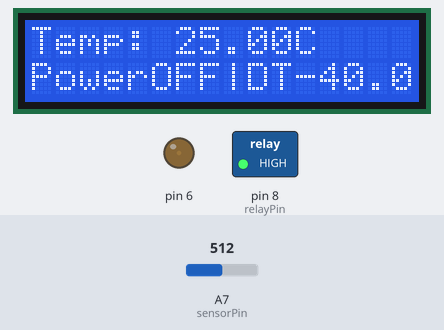
The sketch below on a simulated Arduino Nano, built with avr-gcc and run on an emulated ATmega328P. On the bench: 16×2 character LCD, switched loads named in the sketch (green lamp = pin HIGH), output pins drawn as LEDs (lit = HIGH). Inputs (shaded band) come from the test bench; at power-on: A7 (sensorPin) = 512. EEPROM starts erased.

Above: at 1.2 s.
1.3 s: A7 (sensorPin) set to 359
At 2.1 s:
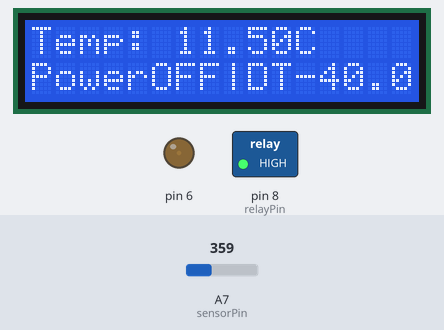
2.8 s: A7 (sensorPin) set to 335
At 3.7 s:
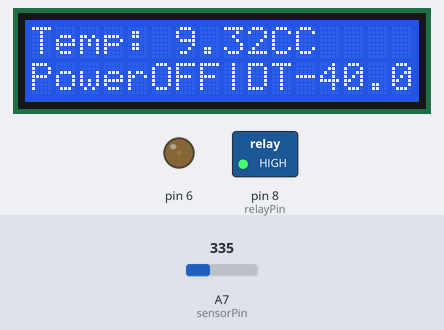
4.4 s: A7 (sensorPin) set to 306
At 5.2 s:
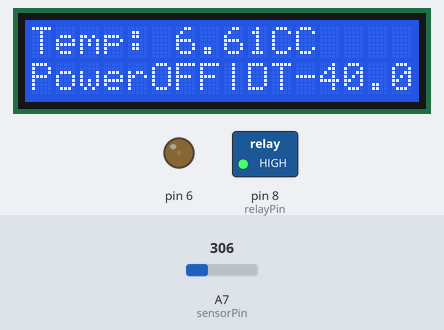
Timing chart, 0 to 7.4 s (numbered marks = the images above; inputs shaded):
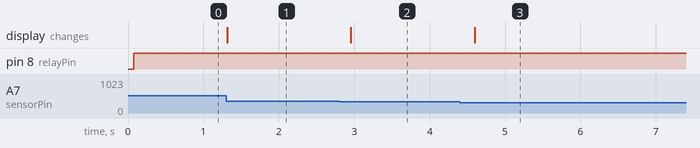

Measured:
- the behaviour switches between 343 and 342 on A7 (sensorPin) (found by bisection; images 1 and 2)
- after the input at 1.3 s, the display: changes at once (image 1)
- after the input at 2.8 s, the display: changes after 0.16 s (image 2)
- after the input at 4.4 s, the display: changes after 0.20 s (image 3)

The sketch:

ThermoHome.ino
```cpp
#include <LiquidCrystal.h>
#include <EEPROM.h>
#include <math.h>
#include "CmdMessenger.h"


const int sensorPin = A7; //set the temperature sensor pin
const int relayPin = 8; //set the relay pin
LiquidCrystal lcd(12, 11, 5, 4, 3, 2);  //set the LCD pins

int Contrast=10;
String Degree = "C"; // "C"- celsius, "F"- fahrenheit
float TempSet;
String Status;
bool Power;
int TempEeprom = 1; //address in memory
int PowerEeprom = 0;//address in memory

float Thermistor(int RawADC) {
  //calculate raw temperature data from KY-013 sensor
  float Temp;
  Temp = log(10000.0*((1024.0/RawADC-1)));
  Temp = 1 / (0.001129148 + (0.000234125 + (0.0000000876741 * Temp * Temp ))* Temp );
  if (Degree == "C"){
    Temp = Temp - 273.15;            // Convert Kelvin to Celcius
  }else if (Degree == "F"){
    Temp = (Temp * 9.0)/ 5.0 + 32.0;
  }
  return Temp;
}


enum {
    curr_temp,
    curr_temp_is,
    default_temp,
    default_temp_is,
    set_temp,
    power,
    power_is,
    error,
};
CmdMessenger c = CmdMessenger(Serial,',',';','/');

//get temperature sensor
float GetTemp (void){
  int readVal=analogRead(sensorPin); //read raw data from the temperature sensor
  float temp =  Thermistor(readVal);
  return temp;
}


//get current temperature from sensor
void on_curr_temp(void){
  float temp2 = GetTemp();
  c.sendCmd(curr_temp_is,String(temp2));
}
//get set tempreture
void on_default_temp(void){
  c.sendCmd(default_temp_is,String(TempSet));
}
//turn power on\off
void on_power(void){
  Power = c.readBinArg<bool>();
  EEPROM.put(PowerEeprom, Power);
  c.sendCmd(power_is,String(Status));
}
//set temperature
void on_set_temp(void){
  TempSet = c.readBinArg<float>();
  EEPROM.update(TempEeprom, TempSet);
  c.sendCmd(default_temp_is,String(TempSet));
}
//unknown command
void on_unknown_command(void){
    c.sendCmd(error,"Command without callback.");
}
//CmdMessenger module
void attach_callbacks(void) {
    c.attach(curr_temp,on_curr_temp);
    c.attach(default_temp,on_default_temp);
    c.attach(set_temp,on_set_temp);
    c.attach(power,on_power);
    c.attach(on_unknown_command);
}


void setup()
{
    Serial.begin(9600);
    attach_callbacks();
    analogWrite(6,Contrast); //set contrast for LCD
    pinMode(relayPin, OUTPUT);
    lcd.begin(16, 2);

    //check data in memory
    //if it's not empty, get data from memory
    int val = 0;
    val = EEPROM.read(PowerEeprom);
    if (val == 0xFF){
      Power = false;
      TempSet = -40.00;
      EEPROM.put(PowerEeprom, Power);
      EEPROM.put(TempEeprom, TempSet);
    } else {
      EEPROM.get(PowerEeprom, Power);
      EEPROM.get(TempEeprom, TempSet);
    }

}

void loop()
{

  c.feedinSerialData();
  float temp =  GetTemp();

  lcd.setCursor(0, 0);
  lcd.print(String("Temp: " + String(temp) + Degree)); //print on the LCD current temperature
  if (Power){
    if (temp < TempSet){
      digitalWrite(relayPin, LOW);
      Status = "RelayON";
    }else if(temp > (TempSet + 1.0)) {
      digitalWrite(relayPin, HIGH);
      Status = "RelayOFF";
    }
  }else {
    Status = "PowerOFF";
    digitalWrite(relayPin, HIGH);
  }
  lcd.setCursor(0, 1);
  lcd.println(String(Status + "|DT" + String(TempSet))); //print on the LCD current Relay Status
  delay(200);

}
```
